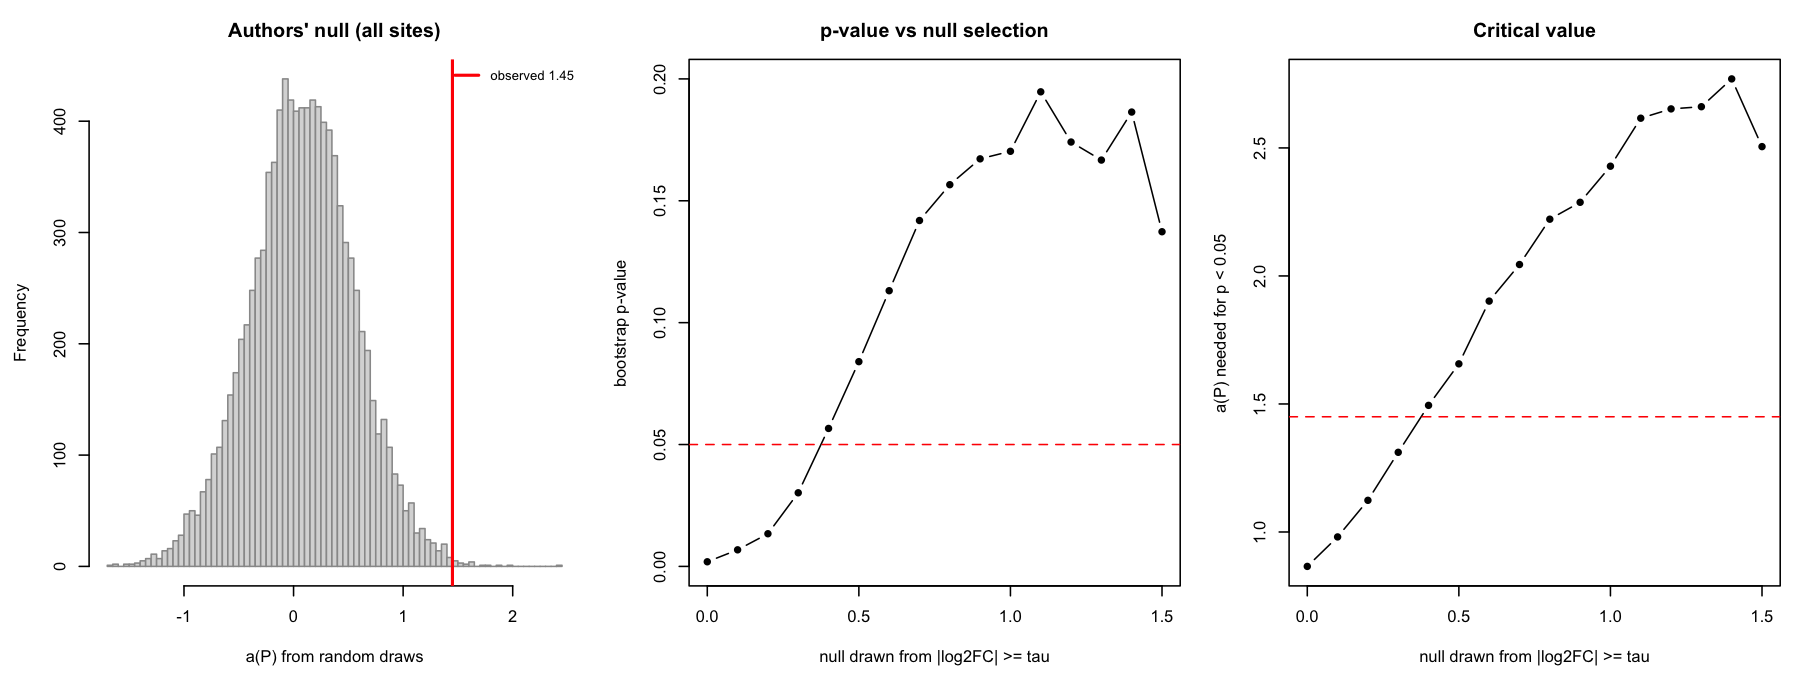

Source code (R):
# ======================================================================
# C7 part A: how sensitive is the a(P) bootstrap p-value to the choice of null?
# Run from the repo root:  Rscript analysis/C7_pi3k_akt/improved/c7_null_sensitivity.R
# Uses only repo data: JUMPn/JUMPna/.RData (z = log2FC NTRK vs PDGFRA, 28,527 sites, no site names).
# Pre-registration is in LOG.md.
# ======================================================================
options(stringsAsFactors = FALSE)
set.seed(1)
stopifnot(file.exists("CLAUDE.md"))
OUT <- "analysis/C7_pi3k_akt/improved"
dir.create(OUT, recursive = TRUE, showWarnings = FALSE)
dir.create("results", showWarnings = FALSE)

e <- new.env(); load("JUMPn/JUMPna/.RData", envir = e)   # separate environment: keeps the saved .Random.seed out of our session
z <- as.numeric(e$z)
stopifnot(length(z) == 28527, !anyNA(z))
K <- 22; NEG <- c(4, 8, 21); AOBS <- 1.45; NB <- 10000
cat(sprintf("Pool: %d sites; mean %.3f, sd %.3f, fraction positive %.3f\n", length(z), mean(z), sd(z), mean(z > 0)))
cat(sprintf("Observed a(P) = %.2f -> mean signed log2FC per protein = %.3f (about %.2f-fold)\n",
            AOBS, AOBS / sqrt(K), 2^(AOBS / sqrt(K))))
cat("Authors' reported p = 0.003; saved workspace p =", e$pvalue, "\n\n")

boot <- function(pool) {
  ap <- numeric(NB)
  for (i in seq_len(NB)) {
    a <- pool[sample.int(length(pool), K)]
    a[NEG] <- -a[NEG]
    ap[i] <- sum(a) / sqrt(K)
  }
  ap
}
summarise <- function(ap, tau, n_pool) {
  p <- mean(ap > AOBS)
  data.frame(tau = tau, pool_n = n_pool, null_mean = mean(ap), null_sd = sd(ap), p_value = p,
             mc_se = sqrt(max(p * (1 - p), 1e-12) / NB), crit95 = unname(quantile(ap, 0.95)),
             z_obs = (AOBS - mean(ap)) / sd(ap))
}

taus <- seq(0, 1.5, by = 0.1)
res <- list(); ap_authors <- NULL
for (tau in taus) {
  pool <- z[abs(z) >= tau]
  stopifnot(length(pool) >= K)
  ap <- boot(pool)
  if (tau == 0) ap_authors <- ap
  s <- summarise(ap, tau, length(pool)); res[[length(res) + 1]] <- s
  cat(sprintf("tau %.1f: pool %5d  p = %.4f  null mean %.3f sd %.3f  95%% critical a(P) = %.2f\n",
              tau, length(pool), s$p_value, s$null_mean, s$null_sd, s$crit95))
}
R <- do.call(rbind, res)
write.csv(R, file.path(OUT, "c7_null_sensitivity.csv"), row.names = FALSE)
cross <- R$tau[which(R$p_value >= 0.05)[1]]

save_fig <- function(name, fun, w, h) {
  png(file.path(OUT, paste0(name, ".png")), width = w, height = h, units = "in", res = 150); fun(); invisible(dev.off())
  pdf(file.path(OUT, paste0(name, ".pdf")), width = w, height = h); fun(); invisible(dev.off())
}
save_fig("c7_null_sensitivity", function() {
  par(mfrow = c(1, 3), mar = c(4.5, 4.5, 3, 1))
  hist(ap_authors, breaks = 60, main = "Authors' null (all sites)", xlab = "a(P) from random draws",
       col = "grey85", border = "grey60")
  abline(v = AOBS, col = "red", lwd = 2)
  legend("topright", legend = "observed 1.45", col = "red", lwd = 2, bty = "n", cex = 0.8)
  plot(R$tau, R$p_value, type = "b", pch = 16, ylim = c(0, max(0.2, R$p_value)),
       xlab = "null drawn from |log2FC| >= tau", ylab = "bootstrap p-value", main = "p-value vs null selection")
  abline(h = 0.05, lty = 2, col = "red")
  plot(R$tau, R$crit95, type = "b", pch = 16, xlab = "null drawn from |log2FC| >= tau",
       ylab = "a(P) needed for p < 0.05", main = "Critical value")
  abline(h = AOBS, lty = 2, col = "red")
}, w = 12, h = 4.5)

M <- do.call(rbind, lapply(seq_len(nrow(R)), function(i) data.frame(
  claim = "C7", variant = sprintf("null_tau_%.1f", R$tau[i]),
  metric = c("p_value", "null_mean", "null_sd", "crit95", "z_obs"),
  value = c(R$p_value[i], R$null_mean[i], R$null_sd[i], R$crit95[i], R$z_obs[i]), n = R$pool_n[i])))
M <- rbind(M, data.frame(claim = "C7", variant = "observed",
                         metric = c("a_P", "mean_signed_log2FC"), value = c(AOBS, AOBS / sqrt(K)), n = K))
mf <- "results/metrics.csv"
if (file.exists(mf)) {
  old <- read.csv(mf)
  old <- old[!(old$claim == "C7" & old$variant %in% M$variant), , drop = FALSE]
  M <- rbind(old[, names(M)], M)
}
write.csv(M, mf, row.names = FALSE)

cat("\n================ SUMMARY (paste this back) ================\n")
print(R, row.names = FALSE, digits = 4)
cat(sprintf("\nFirst tau where p >= 0.05: %s\n", ifelse(is.na(cross), "none up to 1.5", sprintf("%.1f", cross))))
cat("Outputs written to", OUT, "and results/metrics.csv\n")
